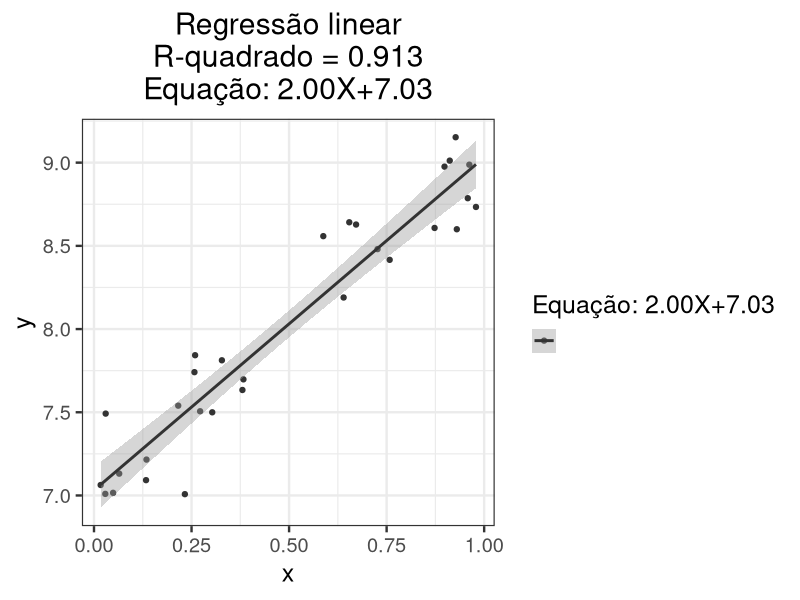

This figure's R source:
#Gráfico de dispersão com linha de tendência
#geom_point + geom_smooth

#Bibliotecas
library(readr) #Leitura de dados
library(magrittr) #Operador pipe %>%, concatena linhas de comando
library(dplyr) #Manipulação de dados
library(tidyr) #Organização de dados
library(tibble) #Estrutura de data.frame
library(ggplot2) #Elaboração de gráficos
library(grid) #Adiciona funções gráficas ao sistema ggplot2 e é um pacote gráfico também
library(patchwork) #Layout, junta ggplot no mesmo gráfico

#Organizando os dados
set.seed(240517) #Semente de gerador de número pseudo-aleatório
x <- runif(30) #Valores aleatórios de uma distribuição uniforme
               #Vetor com 30 valores
y <- 2*(x+rnorm(30,0,0.1))+7 #rnorm() gera valores aleatórios de uma distribuição normal,
                             #vetor com 30 valores, 0 média, 0.1 desvio-padrão.
z <-rep(c("a","b"),c(15,15)) #Cria um vetor com os valores "a", "b" 
                             #repetidos 15 vezes cada um.
df <- data.frame(x,y,z)
model <- lm(y ~ x, df) #lm = Regressão linear, (y ~ x, data)
dfm <- data.frame(x,ym=predict(model))

#Plotagem
ggplot(df, aes(x, y, color = ""))+
  geom_point()+
  geom_smooth(method = "lm")+ #Método lm, Regressão linear
  labs(title = 
         sprintf("Regressão linear\nR-quadrado = %1.3f\nEquação: %1.2fX+%1.2f",
                 summary(model)$r.squared,
                 summary(model)$coefficients[2], #coeficiente A de Y=AX+B
                 summary(model)$coefficients[1]), #coeficiente B de Y=AX+B
       color = #legenda color (reta)
         sprintf("Equação: %1.2fX+%1.2f",
                 summary(model)$coefficients[2], #coeficiente A de Y=AX+B
                 summary(model)$coefficients[1]))+ #coeficiente B de Y=AX+B
         #Função de C printf, que retorna um vetor de caracteres,
         #contendo uma combinação de formatada de texto e valores de variáveis
         #"\n" = Próxima linha
         #"%1.2f" = "%" imprimir argumentos,
                    #"1" tamanho minimo do campo,
                    #"2" número de casas decimais e 
                    #"f" ponto flutuante.
  scale_color_grey()+ #Adiciona escala de cinza na variável color
  scale_fill_grey()+ #Adiciona escala de cinza na variável fill
  theme_bw(base_size = 18)+ #Adiciona tema "black and white" e tamanho da fonte
  theme(plot.title = element_text(hjust = 0.5)) #Alinhamento horizontal do título

#Fechando dispositivo gráfico
dev.off()
